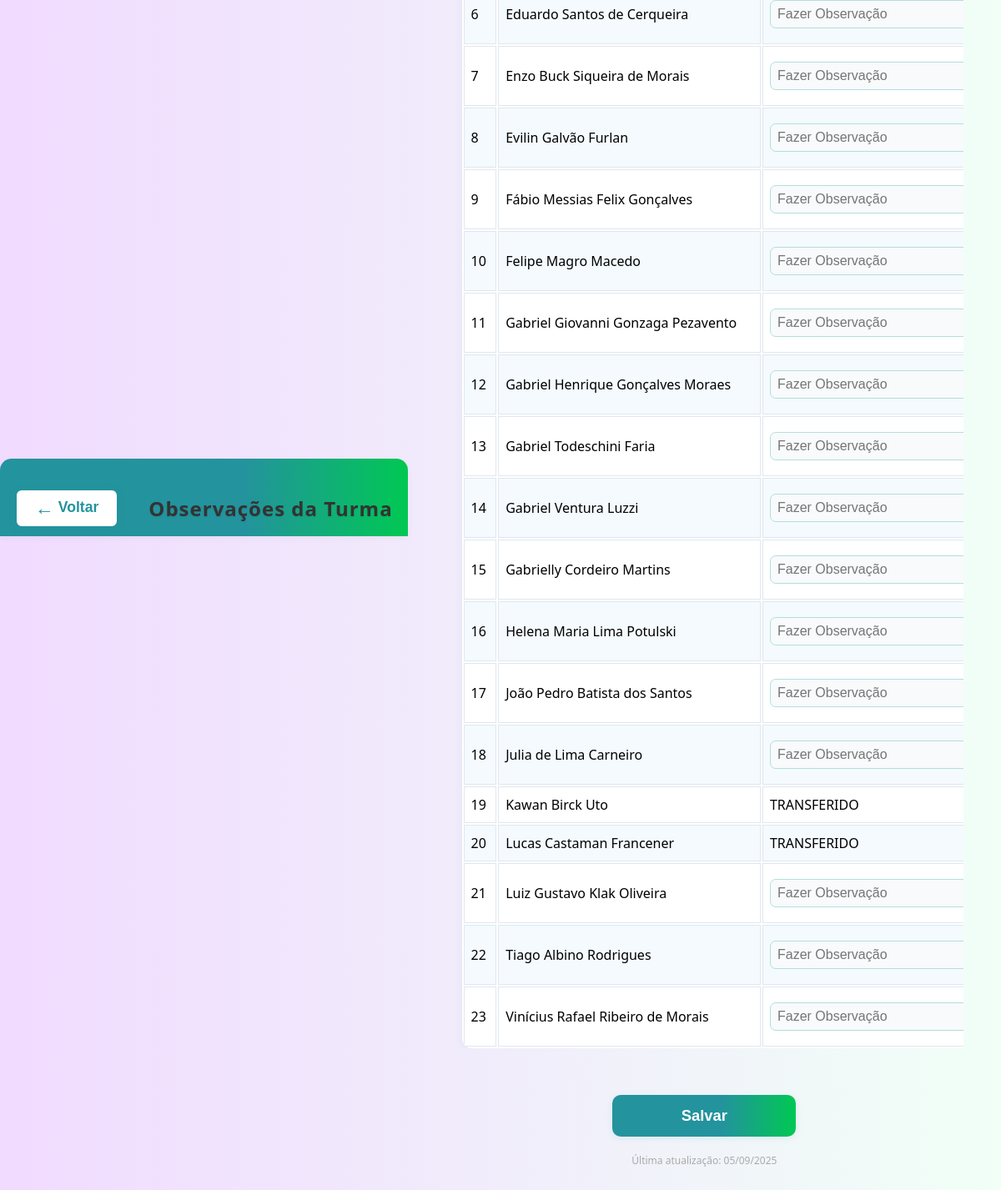
Screenshot of /htmls/obs.php (signed in) with the database file from the repository.
### tables this page shows
CREATE TABLE `alunos` (
  `id_aluno` int(11) NOT NULL,
  `nome` varchar(100) NOT NULL,
  `id_turma` int(11) DEFAULT NULL,
  `numero_chamada` int(11) DEFAULT NULL,
  `status` varchar(20) NOT NULL DEFAULT 'matricula'
);

### htmls/obs.php (the view, shortened to what this page needs)
<?php
require_once '../php/gerenciar_representante.php';
$id_turma = 1;
        ?>
        <?php
$data_hoje = date('Y-m-d');
$data_selecionada = $_GET['data'] ?? $data_hoje;
$alunos = $conexao->query("SELECT id_aluno, nome, numero_chamada, status FROM alunos WHERE id_turma = $id_turma ORDER BY numero_chamada")->fetchAll(PDO::FETCH_ASSOC);
$obs_stmt = $conexao->prepare("SELECT id_aluno, observacao FROM registros_presenca WHERE id_turma = ? AND data = ?");
$obs_stmt->execute([$id_turma, $data_selecionada]);
$obs_map = [];
foreach ($obs_stmt as $row) {
    $obs_map[$row['id_aluno']] = $row['observacao'];
}
$editavel = ($data_selecionada === $data_hoje);
?>
<!DOCTYPE html>
<html lang="pt-br">
<head>
    <link rel="stylesheet" href="../css/style.css">
    <link rel="stylesheet" href="../css/responsive.css">
</head>
<body class="obs">
    <header class="obs-header">
        <div class="obs-header-row">
            <button class="voltar-btn" onclick="window.location.href='pg1.php'">
                <span style="font-size:1.3em;vertical-align:middle;">&#8592;</span> Voltar
            </button>
            <h1>Observações da Turma</h1>
        </div>
    </header>
    <main class="obs-main-container">
        <form method="post" action="../php/salvar_obs.php<?= $editavel ? '' : '?data=' . urlencode($data_selecionada) ?>" class="obs-table-form">
            <div class="obs-table-wrapper table-responsive">
                <table>
                    <tbody>
                        <?php foreach ($alunos as $aluno): ?>
                        <tr<?php if ($aluno['status'] == 'transferido') echo ' class="transferido"'; ?>>
                            <td data-label="Nº"><?= htmlspecialchars($aluno['numero_chamada']) ?></td>
                            <td class="nome-col" data-label="Nome"><?= htmlspecialchars($aluno['nome']) ?></td>
                            <td data-label="Observações">
                                <?php if ($aluno['status'] == 'transferido'): ?>
                                    TRANSFERIDO
                                <?php else: ?>
                                    <input type="text" name="obs[<?= $aluno['id_aluno'] ?>]" value="<?= htmlspecialchars($obs_map[$aluno['id_aluno']] ?? '') ?>" placeholder="Fazer Observação" <?= $editavel ? '' : 'readonly style="background:#f3f3f3; color:#888;"' ?> >
                                <?php endif; ?>
                            </td>
                        </tr>
                        <?php endforeach; ?>
                    </tbody>
                </table>
            </div>
            <?php if ($editavel): ?>
                <div class="obs-salvar-wrapper"><button type="submit" class="salvar">Salvar</button></div>
            <?php else: ?>
                <div style="margin: 16px 0; color: #1976d2; font-weight: bold; text-align:center;">Observações apenas para leitura nesta data.</div>
            <?php endif; ?>
        </form>
        <footer class="obs-footer">
            Última atualização: <?= date('d/m/Y', strtotime($data_selecionada)) ?>
        </footer>
    </main>
</body>
</html>

### css/style.css (style rules this page uses)
body { background:no-repeat; margin: 0; padding: 0; display: flex; justify-content: center; align-items: center; height: 100vh; background: linear-gradient(90deg, #6a1b9a, #00c853); font-style: normal; font-family: 'Segoe UI', Tahoma, Geneva, Verdana, sans-serif; }
.obs { margin: 0; padding: 0; display: flex; justify-content: center; align-items: center; height: 100vh; background-color: #23939d; font-style: normal; font-family: 'Segoe UI', Tahoma, Geneva, Verdana, sans-serif; }
form { display: flex; flex-direction: column; gap: 10px; }
form input, form select { padding: 10px; border: 1px solid #ccc; border-radius: 10px; font-size: 1rem; width: 100%; box-sizing: border-box; }
form button { margin-top: 15px; padding: 12px; background-color: #23939d; color: white; border: none; border-radius: 10px; font-size: 1rem; cursor: pointer; transition: background 0.3s ease; }
pg1, header { align-self:self-start; }
:root { --primary-color: #23939d; --secondary-color: #1b747c; --text-color: #333; --background-color: #fff; --shadow: 0 0 15px rgba(0, 0, 0, 0.1); }
body { margin: 0; padding: 0; min-height: 100vh; display: flex; justify-content: center; align-items: center; background: linear-gradient(90deg, #f1dbff, #f1fff7); font-family: 'Segoe UI', Tahoma, Geneva, Verdana, sans-serif; }
.obs header { background: linear-gradient(90deg, #23939d 60%, #00c853 100%); color: #fff; border-radius: 14px 14px 0 0; padding: 18px 18px 10px 18px; margin-bottom: 18px; box-shadow: 0 2px 8px rgba(0,0,0,0.04); position: relative; }
.obs h1 { font-size: 1.5rem; font-weight: 700; margin: 0 0 10px 0; letter-spacing: 1px; text-shadow: 0 1px 2px rgba(0,0,0,0.08); }
.obs .voltar-btn { background: #fff; color: #23939d; border: 2px solid #23939d; border-radius: 8px; font-weight: 600; font-size: 1.1rem; padding: 8px 22px; margin-bottom: 10px; margin-top: 0; box-shadow: 0 2px 8px rgba(35,147,157,0.08); transition: background 0.2s, color 0.2s; }
.obs table { width: 100%; border-radius: 12px; overflow: hidden; box-shadow: 0 2px 12px rgba(35,147,157,0.07); margin-top: 18px; background: #fff; }
.obs table th, .obs table td { border: 1px solid #e0e7ef; padding: 10px 8px; font-size: 1rem; }
.obs table tr:nth-child(even) { background: #f4fafd; }
.obs table tr:nth-child(odd) { background: #fff; }
.obs input[type="text"] { border: 1.5px solid #b2dfdb; border-radius: 7px; padding: 7px 8px; font-size: 1rem; background: #f8fafc; transition: border 0.2s; }
.obs .salvar { background: linear-gradient(90deg, #23939d 60%, #00c853 100%); color: #fff; border: none; border-radius: 10px; font-size: 1.15rem; font-weight: 600; width: 220px; margin: 28px auto 0 auto; display: block; padding: 14px 0; box-shadow: 0 2px 8px rgba(35,147,157,0.10); cursor: pointer; transition: background 0.2s; }
.obs-header { background: linear-gradient(90deg, #23939d 60%, #00c853 100%); color: #fff; border-radius: 14px 14px 0 0; box-shadow: 0 2px 8px rgba(0,0,0,0.04); padding: 0 0 10px 0; margin-bottom: 0; }
.obs-header-row { display: flex; align-items: center; justify-content: center; gap: 18px; padding: 18px 0 0 0; }
.obs-header-row .voltar-btn { margin: 0 18px 0 0; align-self: flex-start; }
.obs-header-row h1 { flex: 1; text-align: center; margin: 0; font-size: 1.5rem; font-weight: 700; letter-spacing: 1px; }
.obs-main-container { max-width: 900px; margin: 0 auto; padding: 0 12px 40px 12px; display: flex; flex-direction: column; align-items: center; }
.obs-table-form { width: 100%; margin: 0 auto; max-width: 1000px; }
.obs-table-wrapper { overflow-x: auto; width: 100%; }
.obs-salvar-wrapper { display: flex; justify-content: center; margin-top: 18px; }
.obs-footer { text-align: center; margin-top: 24px; color: #888; font-size: 0.98rem; }

### css/responsive.css (style rules this page uses)
:root { --primary-color: #23939d; --secondary-color: #1b747c; --text-color: #333; --background-color: #fff; --shadow: 0 0 15px rgba(0, 0, 0, 0.1); }
form { width: 100%; max-width: 500px; margin: 0 auto; }
input, select, textarea { width: 100%; padding: 12px; margin: 8px 0; border: 1px solid #ddd; border-radius: 8px; box-sizing: border-box; }

### htmls/obs.php (style rules this page uses)
.voltar-btn { background: #1976d2; color: #fff; border: none; border-radius: 6px; padding: 8px 22px; font-size: 1rem; margin-bottom: 18px; cursor: pointer; transition: background 0.2s; margin-right: 10px; }

### rows the page displays
alunos: numero_chamada "6", nome "Eduardo Santos de Cerqueira"
alunos: numero_chamada "7", nome "Enzo Buck Siqueira de Morais"
alunos: numero_chamada "8", nome "Evilin Galvão Furlan"
alunos: numero_chamada "9", nome "Fábio Messias Felix Gonçalves"
alunos: numero_chamada "10", nome "Felipe Magro Macedo"
alunos: numero_chamada "11", nome "Gabriel Giovanni Gonzaga Pezavento"
alunos: numero_chamada "12", nome "Gabriel Henrique Gonçalves Moraes"
alunos: numero_chamada "13", nome "Gabriel Todeschini Faria"
alunos: numero_chamada "14", nome "Gabriel Ventura Luzzi"
alunos: numero_chamada "15", nome "Gabrielly Cordeiro Martins"
alunos: numero_chamada "16", nome "Helena Maria Lima Potulski"
alunos: numero_chamada "17", nome "João Pedro Batista dos Santos"
alunos: numero_chamada "18", nome "Julia de Lima Carneiro"
alunos: numero_chamada "19", nome "Kawan Birck Uto", status "TRANSFERIDO"
alunos: numero_chamada "20", nome "Lucas Castaman Francener", status "TRANSFERIDO"
alunos: numero_chamada "21", nome "Luiz Gustavo Klak Oliveira"
alunos: numero_chamada "22", nome "Tiago Albino Rodrigues"
alunos: numero_chamada "23", nome "Vinícius Rafael Ribeiro de Morais"
